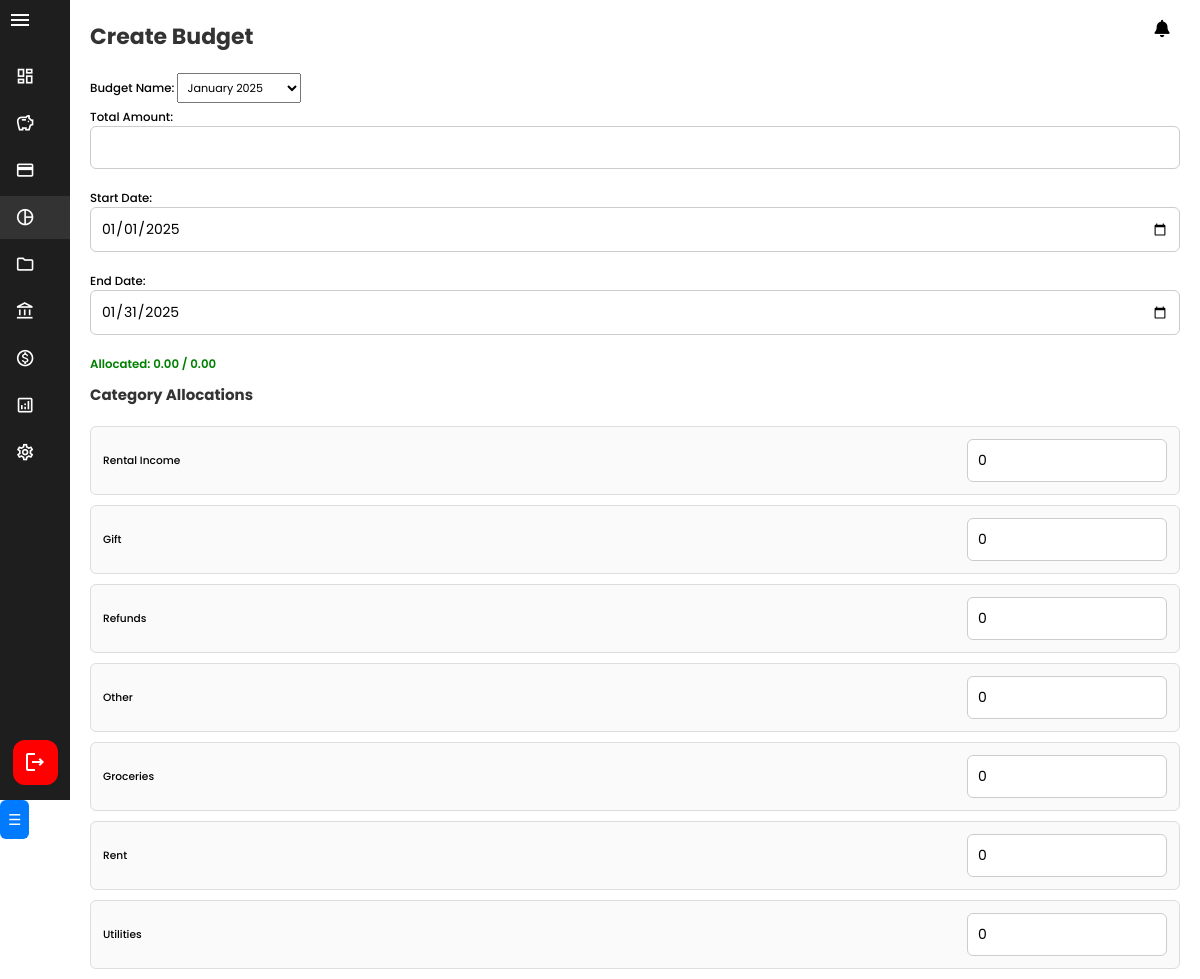
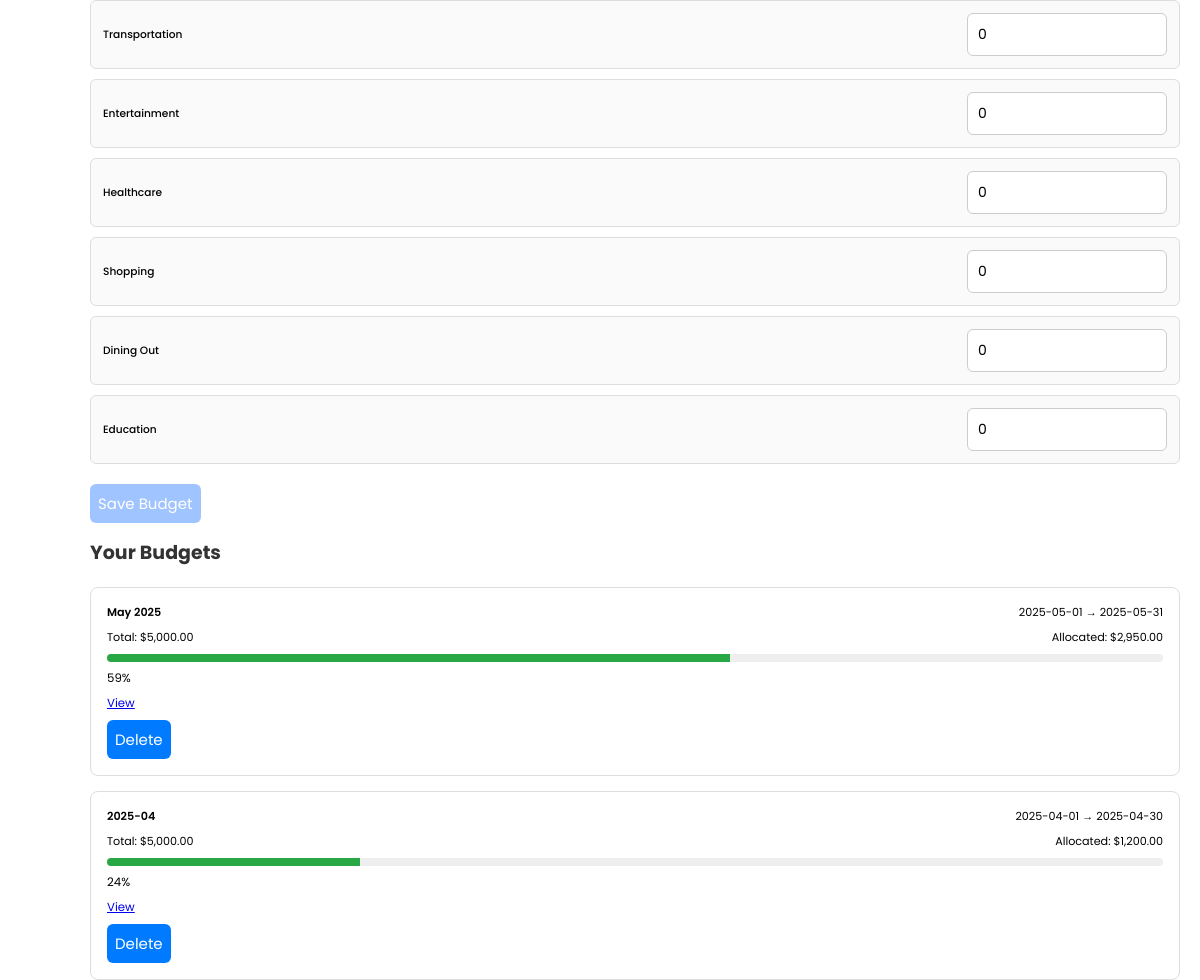
The page /SmartWallet/budget.php (signed in) on the database its author committed (2 pictures, top to bottom).
### tables this page shows
CREATE TABLE `budget` (
  `id` int(11) NOT NULL,
  `user_id` int(11) NOT NULL,
  `name` varchar(100) NOT NULL,
  `total_amount` decimal(10,2) NOT NULL,
  `start_date` date NOT NULL,
  `end_date` date NOT NULL,
  `created_at` timestamp NOT NULL DEFAULT current_timestamp(),
  `updated_at` timestamp NOT NULL DEFAULT current_timestamp() ON UPDATE current_timestamp()
);

CREATE TABLE `category` (
  `id` int(11) NOT NULL,
  `name` varchar(100) NOT NULL,
  `description` text DEFAULT NULL,
  `created_at` timestamp NOT NULL DEFAULT current_timestamp(),
  `updated_at` timestamp NOT NULL DEFAULT current_timestamp() ON UPDATE current_timestamp()
);

### SmartWallet/budget.php (the view, shortened to what this page needs)
<?php
require_once 'includes/db.php';
$user_id = $_SESSION['user_id'] ?? 1;
$stmt = $pdo->prepare("
    SELECT id, name
    FROM category
");
$stmt->execute();
$categories = $stmt->fetchAll(PDO::FETCH_ASSOC);
$stmt = $pdo->prepare("SELECT end_date FROM budget WHERE user_id = ? ORDER BY end_date DESC LIMIT 1");
$stmt->execute([$user_id]);
$last_budget = $stmt->fetchColumn();
if ($last_budget) {
    $next_start = date('Y-m-d', strtotime("$last_budget +1 day"));
    $next_end = date('Y-m-d', strtotime("$next_start +1 month -1 day"));
} else {
    $next_start = date('Y-m-01');
    $next_end = date('Y-m-t');
}
$stmt = $pdo->prepare("SELECT b.id, b.name, b.start_date, b.end_date, b.total_amount,
                              IFNULL(SUM(bc.allocated_amount), 0) AS allocated
                       FROM budget b
                       LEFT JOIN budget_category bc ON b.id = bc.budget_id
                       WHERE b.user_id = ?
                       GROUP BY b.id
                       ORDER BY b.start_date DESC");
$stmt->execute([$user_id]);
$budgets = $stmt->fetchAll(PDO::FETCH_ASSOC);
?>
<!DOCTYPE html>
<html lang="en">
<head>
    <link rel="stylesheet" href="assets/css/sidebar.css" />
    <link rel="stylesheet" href="assets/css/header.css" />
    <link rel="stylesheet" href="assets/css/budget.css" />
    <link href="https://cdnjs.cloudflare.com/ajax/libs/font-awesome/6.5.0/css/all.min.css" rel="stylesheet">
</head>
<body>
    <?php include 'includes/sidebar.php'; ?>
    <?php include 'includes/header.php'; ?>
    <main class="content">
        <div class="container">
            <h1>Create Budget</h1>
            <form method="POST" id="budgetForm">
                <label>Budget Name:
                    <select name="name" id="budget-name-select" required>
                        <option value="2025-01">January 2025</option>
                    </select>
                </label>
                <label>Total Amount:
                    <input type="number" name="total_amount" step="0.01" min="1" required>
                </label>
                <label>Start Date:
                    <input type="date" name="start_date" required value="<?= $next_start ?>">
                </label>
                <label>End Date:
                    <input type="date" name="end_date" required value="<?= $next_end ?>">
                </label>
                <p id="allocationSummary">Allocated: 0 / 0</p>
                <h3>Category Allocations</h3>
                <div class="alloc-list">
                    <?php foreach ($categories as $cat): ?>
                        <div class="alloc-item">
                            <label for="alloc-<?= $cat['id'] ?>"><?= htmlspecialchars($cat['name']) ?></label>
                            <input type="number" name="allocations[<?= $cat['id'] ?>]" id="alloc-<?= $cat['id'] ?>" step="0.01" min="0" value="0">
                        </div>
                    <?php endforeach; ?>
                </div>
                <button type="submit">Save Budget</button>
            </form>
            <h2>Your Budgets</h2>
            <?php if ($budgets): ?>
                <?php foreach ($budgets as $b):
                    $percent = $b['total_amount'] > 0 ? round(($b['allocated'] / $b['total_amount']) * 100, 1) : 0;
                ?>
                    <div class="budget-card">
                        <div class="budget-row">
                            <strong><?= htmlspecialchars($b['name']) ?></strong>
                            <span><?= $b['start_date'] ?> → <?= $b['end_date'] ?></span>
                        </div>
                        <div class="budget-row">
                            <span>Total: $<?= number_format($b['total_amount'], 2) ?></span>
                            <span>Allocated: $<?= number_format($b['allocated'], 2) ?></span>
                        </div>
                        <div class="budget-progress-container">
                            <div class="budget-progress-bar" data-percent="<?= $percent ?>" style="width: <?= $percent ?>%; background: <?= $percent > 100 ? '#dc3545' : '#28a745' ?>;"></div>
                        </div>
                        <small><?= $percent ?>%</small>
                        <a href="budget_view.php?budget_id=<?= $b['id'] ?>">View</a>
                        <form method="POST" onsubmit="return confirm('Are you sure you want to delete this budget?');">
                            <button type="submit" class="delete-btn">Delete</button>
                        </form>
                    </div>
                <?php endforeach; ?>
            <?php else: ?>
                <p>No budgets yet.</p>
            <?php endif; ?>
        </div>
    </main>
    <button id="mobileToggle" class="hamburger">&#9776;</button>
</body>
</html>

### SmartWallet/includes/sidebar.php (shortened to what this page needs)
<?php $current = basename($_SERVER['PHP_SELF']); ?>
<div class="sidebar" id="sidebar">
    <button class="toggle" id="sidebarToggle" aria-label="Toggle Sidebar">
        <span class="material-icons-outlined">menu</span>
    </button>
    <nav class="sidebar-nav">
        <a href="dashboard.php" class="<?= $current == 'dashboard.php' ? 'active' : '' ?>" data-tooltip="Dashboard">
            <i class="material-icons-outlined">dashboard</i>
        </a>
        <a href="income.php" class="<?= $current == 'income.php' ? 'active' : '' ?>" data-tooltip="Income">
            <i class="material-icons-outlined">savings</i>
        </a>
        <a href="expense.php" class="<?= $current == 'expense.php' ? 'active' : '' ?>" data-tooltip="Expense">
            <i class="material-icons-outlined">credit_card</i>
        </a>
        <a href="budget.php" class="<?= $current == 'budget.php' ? 'active' : '' ?>" data-tooltip="Budget">
            <i class="material-icons-outlined">pie_chart</i>
        </a>
        <a href="category.php" class="<?= $current == 'category.php' ? 'active' : '' ?>" data-tooltip="Category">
            <i class="material-icons-outlined">folder</i>
        </a>
        <a href="savings.php" class="<?= $current == 'savings.php' ? 'active' : '' ?>" data-tooltip="Savings">
            <i class="material-icons-outlined">account_balance</i>
        </a>
        <a href="debt.php" class="<?= $current == 'debt.php' ? 'active' : '' ?>" data-tooltip="Debt">
            <i class="material-icons-outlined">monetization_on</i>
        </a>
        <a href="report.php" class="<?= $current == 'report.php' ? 'active' : '' ?>" data-tooltip="Report">
            <i class="material-icons-outlined">analytics</i>
        </a>
        <a href="settings.php" class="<?= $current == 'settings.php' ? 'active' : '' ?>" data-tooltip="Settings">
            <i class="material-icons-outlined">settings</i>
        </a>
    </nav>
    <a href="auth/logout.php" class="logout-btn" data-tooltip="Logout">
        <i class="material-icons-outlined">logout</i>
    </a>
</div>

### SmartWallet/includes/header.php (shortened to what this page needs)
<div class="notif-wrapper">
    <div id="notificationToggle" class="notification-icon">
        <i class="fas fa-bell"></i>
    </div>
</div>

### SmartWallet/assets/css/sidebar.css (style rules this page uses)
* { margin: 0; padding: 0; box-sizing: border-box; font-family: "Poppins", sans-serif; font-size: 95%; }
html, body { height: 100%; margin: 0; padding: 0; overflow: auto; }
.sidebar { position: fixed; top: 0; left: 0; height: 100vh; width: 250px; background: #1e1e1e; color: white; display: flex; flex-direction: column; z-index: 2000; transition: width 0.3s ease; overflow: hidden; }
.sidebar.collapsed { width: 70px; }
.toggle { background: none; border: none; color: #fff; font-size: 1.6rem; border-radius: 8px; cursor: pointer; transition: background 0.2s ease; display: flex; align-items: center; justify-content: center; width: 40px; height: 40px; }
.sidebar-nav { display: flex; flex-direction: column; flex-grow: 1; padding: 1rem 0; gap: 0.3rem; }
.sidebar-nav a { display: flex; align-items: center; gap: 10px; padding: 0.75rem 1rem; color: white; text-decoration: none; font-size: 1rem; transition: background 0.2s ease; }
.sidebar-nav a i { font-size: 1.3rem; }
.sidebar-nav a.active, .sidebar-nav a:hover { background-color: #333; }
.logout-btn { background: red; color: white; text-decoration: none; padding: 0.8rem; border-radius: 12px; margin: 1rem; display: flex; align-items: center; justify-content: center; gap: 8px; font-size: 1rem; transition: background 0.2s ease; flex-shrink: 0; }
.sidebar.collapsed .logout-btn { width: 45px; height: 45px; padding: 0; margin: 1rem auto; justify-content: center; }
.content { flex: 1; padding: 20px; margin-left: 70px; height: 100vh; transition: filter 0.3s ease; }
.sidebar { position: fixed; top: 0; left: 0; height: 100vh; z-index: 2000; }
.sidebar.collapsed a[data-tooltip] { position: relative; }

### SmartWallet/assets/css/header.css (style rules this page uses)
.notif-wrapper { position: fixed; top: 1rem; right: 2rem; z-index: 2000; }
.notification-icon { position: relative; font-size: 1.2rem; cursor: pointer; }

### SmartWallet/assets/css/budget.css (style rules this page uses)
h1, h2, h3 { color: #333; margin-bottom: 20px; }
h1 { font-size: 22px; }
h2 { margin-top: 15px; font-size: 19px; }
h3 { font-size: 15px; }
label { display: block; margin-bottom: 6px; font-weight: 500; }
input[type="text"], input[type="number"], input[type="date"] { width: 100%; padding: 10px; font-size: 14px; border: 1px solid #ccc; border-radius: 6px; margin-bottom: 15px; box-sizing: border-box; transition: border 0.2s; }
button { padding: 8px; background-color: #007bff; color: #fff; border: none; border-radius: 6px; cursor: pointer; font-size: 15px; transition: background-color 0.2s; }
button:disabled { background-color: #a0c4ff; cursor: not-allowed; }
#allocationSummary { font-weight: 600; margin-bottom: 10px; color: #007bff; }
.alloc-list { display: flex; flex-direction: column; gap: 10px; margin-bottom: 20px; }
.alloc-item { display: flex; flex-direction: column; gap: 6px; background: #fafafa; border: 1px solid #ddd; border-radius: 6px; padding: 12px; }
#budget-name-select { padding: 5px; }
@media (min-width: 600px) { .alloc-item { flex-direction: row; justify-content: space-between; align-items: center; } }
@media (min-width: 600px) { .alloc-item label { margin: 0; flex: 1; } }
@media (min-width: 600px) { .alloc-item input { max-width: 200px; margin: 0; } }
.budget-card { background: #fff; border: 1px solid #ddd; border-radius: 8px; padding: 16px; margin-bottom: 15px; display: flex; flex-direction: column; gap: 8px; }
.budget-progress-container { background-color: #eee; border-radius: 6px; overflow: hidden; height: 8px; }
.budget-progress-bar { height: 100%; transition: width 0.3s ease; }
.budget-row { display: flex; flex-direction: column; gap: 6px; }
.budget-row strong { font-weight: 600; }
@media (min-width: 700px) { .budget-row { flex-direction: row; justify-content: space-between; } }

### rows shown on the page
budget: start_date "01/01/2025", end_date "01/31/2025", name "May 2025", start_date "2025-05-01", end_date "2025-05-31", total_amount "5,000.00", allocated "2,950.00", percent "59"
category: name "Rental Income"
category: name "Gift"
category: name "Refunds"
category: name "Other"
category: name "Groceries"
category: name "Rent"
category: name "Utilities"
category: name "Transportation"
category: name "Entertainment"
category: name "Healthcare"
category: name "Shopping"
category: name "Dining Out"
category: name "Education"
budget: name "2025-04", start_date "2025-04-01", end_date "2025-04-30", total_amount "5,000.00", allocated "1,200.00", percent "24"
